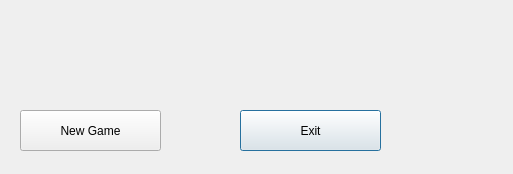
<?xml version="1.0" encoding="UTF-8"?>
<ui version="4.0">
 <class>GameOver</class>
 <widget class="QDialog" name="GameOver">
  <property name="geometry">
   <rect>
    <x>0</x>
    <y>0</y>
    <width>513</width>
    <height>174</height>
   </rect>
  </property>
  <property name="windowTitle">
   <string>Dialog</string>
  </property>
  <widget class="QPushButton" name="exit">
   <property name="geometry">
    <rect>
     <x>240</x>
     <y>110</y>
     <width>141</width>
     <height>41</height>
    </rect>
   </property>
   <property name="text">
    <string>Exit</string>
   </property>
  </widget>
  <widget class="QLabel" name="score">
   <property name="geometry">
    <rect>
     <x>100</x>
     <y>30</y>
     <width>251</width>
     <height>61</height>
    </rect>
   </property>
   <property name="font">
    <font>
     <weight>75</weight>
     <italic>true</italic>
     <bold>true</bold>
    </font>
   </property>
   <property name="cursor">
    <cursorShape>ArrowCursor</cursorShape>
   </property>
   <property name="text">
    <string/>
   </property>
  </widget>
  <widget class="QPushButton" name="newGame">
   <property name="geometry">
    <rect>
     <x>20</x>
     <y>110</y>
     <width>141</width>
     <height>41</height>
    </rect>
   </property>
   <property name="maximumSize">
    <size>
     <width>141</width>
     <height>41</height>
    </size>
   </property>
   <property name="text">
    <string>New Game</string>
   </property>
  </widget>
 </widget>
 <resources/>
 <connections/>
</ui>
